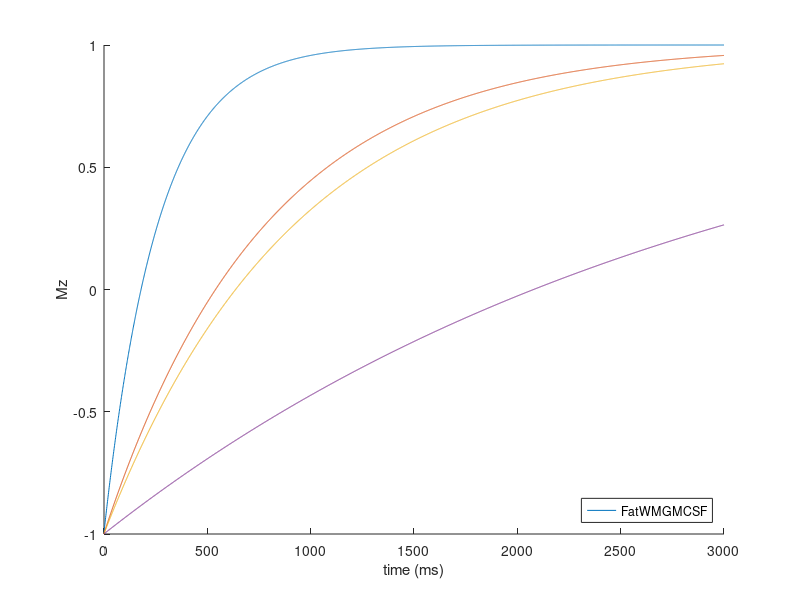
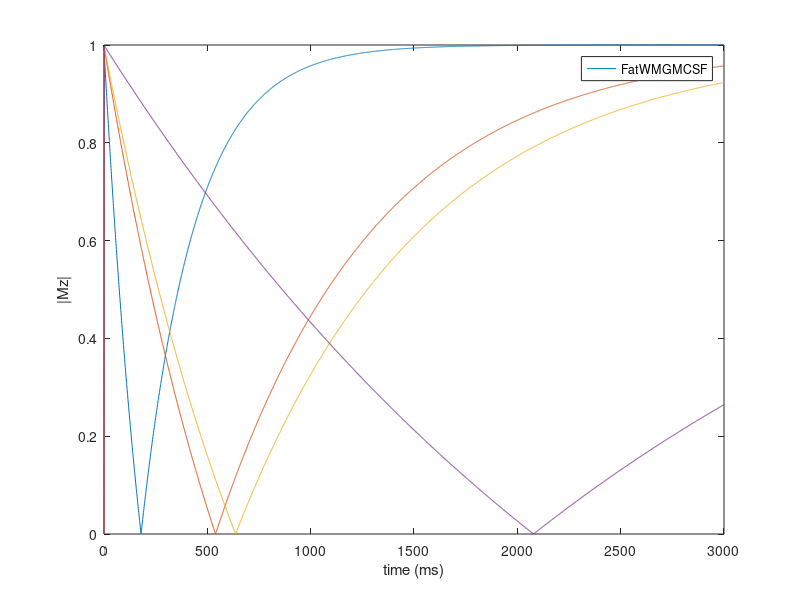

Recreate these plots in MATLAB, in order.
% BMED 6210: MRI Homework 3
% %%%%%%%%%%%%%%%%%%%%%%%%%%%%%%%%%%%%%%%%%%%%%%%%%%%%%%%%%%%%%%%%%%%%%%%%
% Copyright (C) 2022  Sina Dabiri
% sdabiri@emory.edu
% 
% This program is free software; you can redistribute it and/or modify it
% under the terms of the GNU General Public License as published by the
% Free Software Foundation; either version 2 of the License, or (at your
% option) any later version.
% This program is distributed in the hope that it will be useful, but
% WITHOUT ANY WARRANTY; without even the implied warranty of
% MERCHANTABILITY or FITNESS FOR A PARTICULAR PURPOSE. See the GNU General
% Public License for more details.
%%%%%%%%%%%%%%%%%%%%%%%%%%%%%%%%%%%%%%%%%%%%%%%%%%%%%%%%%%%%%%%%%%%%%%%%%%
close all;
alpha = 90;
T1 = [260, 780, 920, 3000];
time = 0:1:3000;
figure("Name","Mz vs time")

for p = 1:length(T1)
    M_z = zeros(1, length(time));
    Mz_mag = zeros(1, length(time));
    M_z(1) = -1;
    for t = 2:length(time)
       M_z(t) =  M_z(1)*exp(-t/T1(p))- M_z(1)*(1 - exp(-t/T1(p)));
       Mz_mag(t) = abs(M_z(1)*exp(-t/T1(p))- M_z(1)*(1 - exp(-t/T1(p))));

    end
    hold on
%     subplot(1,2,1)
    figure(1)
    plot(time, M_z);
    xlabel("time (ms)");
    ylabel("Mz");
    hold off

    hold on
%     subplot(1,2,2)
    figure(2)
    plot(time, Mz_mag);
    xlabel("time (ms)");
    ylabel("|Mz|");
    hold off
    
end
hold off
figure(1)
legend(["Fat", "WM", "GM", "CSF"],'location',"Southeast")
figure(2)
legend(["Fat", "WM", "GM", "CSF"])